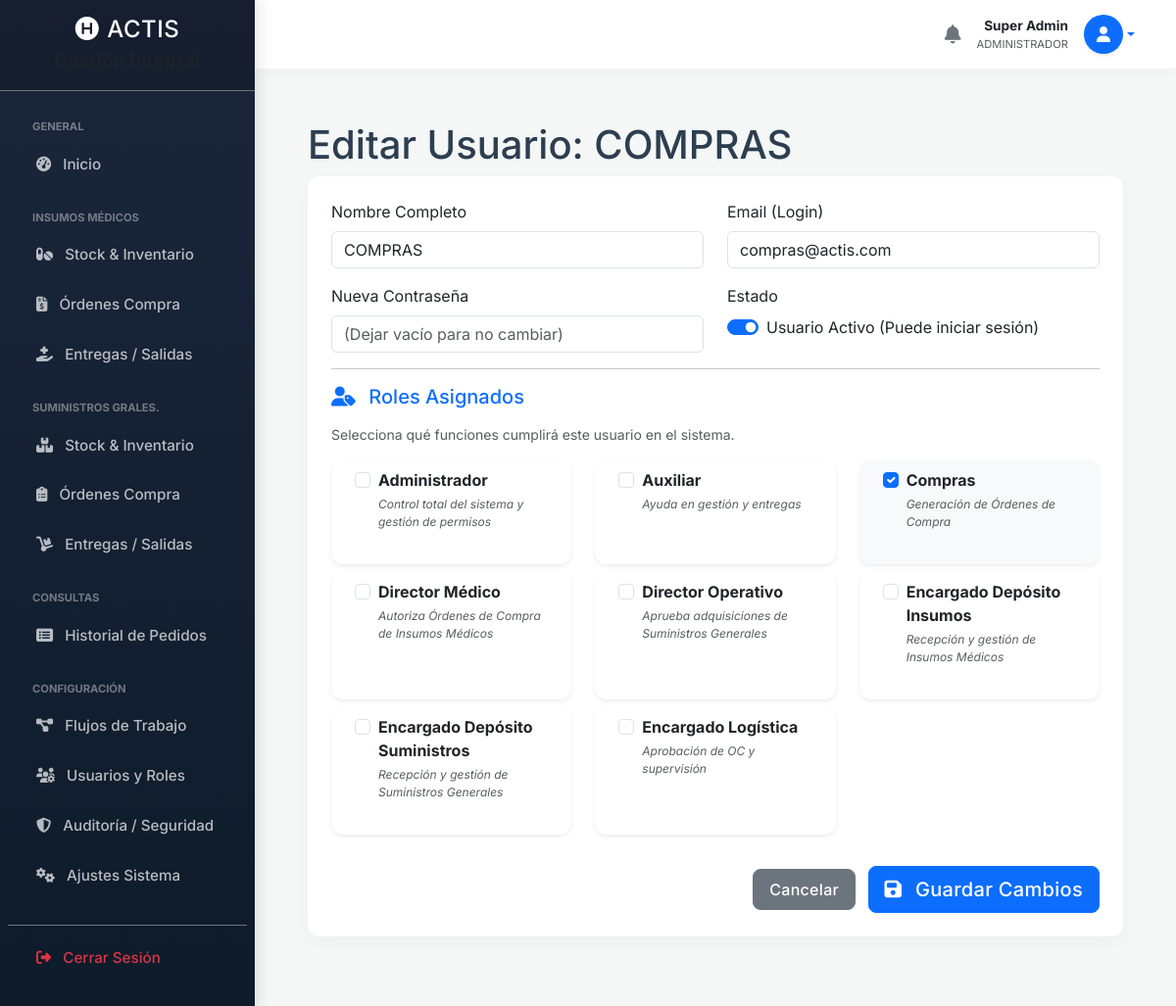
/admin_usuarios_editar.php?id=3 (signed in), run on an earlier commit of the app's database.
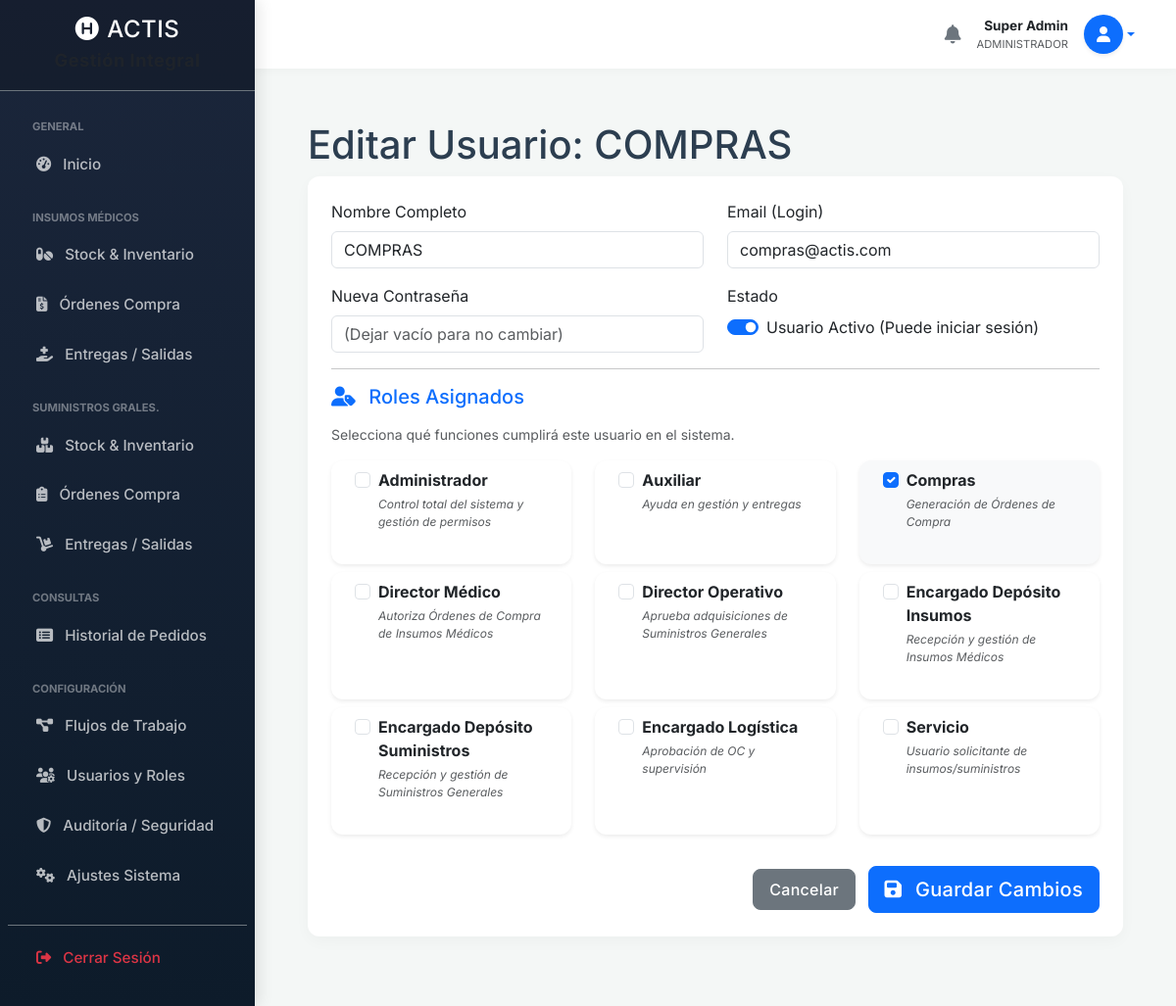
And on a later commit of the database.
### tables this page shows
CREATE TABLE `roles` (
  `id` int(11) NOT NULL,
  `nombre` varchar(50) NOT NULL,
  `descripcion` varchar(255) DEFAULT NULL
);

### admin_usuarios_editar.php (the view, shortened to what this page needs)
<?php
require 'db.php';
$id_user = $_GET['id'];
include 'includes/header.php';
include 'includes/sidebar.php';
include 'includes/navbar.php';
$stmt = $pdo->prepare("SELECT * FROM usuarios WHERE id = :id");
$stmt->execute(['id' => $id_user]);
$usuario = $stmt->fetch();
$lista_roles = $pdo->query("SELECT * FROM roles ORDER BY nombre ASC")->fetchAll();
$stmtMyRoles = $pdo->prepare("SELECT id_rol FROM usuario_roles WHERE id_usuario = :id");
$stmtMyRoles->execute(['id' => $id_user]);
$mis_roles_ids = $stmtMyRoles->fetchAll(PDO::FETCH_COLUMN);
?>
<div class="container-fluid px-4">
    <h1 class="mt-4">Editar Usuario: <?php echo htmlspecialchars($usuario['nombre_completo']); ?></h1>
    <div class="card mb-4 border-primary">
        <div class="card-body">
            <form method="POST">
                <div class="row mb-3">
                    <div class="col-md-6">
                        <label class="form-label">Nombre Completo</label>
                        <input type="text" name="nombre" class="form-control" required value="<?php echo htmlspecialchars($usuario['nombre_completo']); ?>">
                    </div>
                    <div class="col-md-6">
                        <label class="form-label">Email (Login)</label>
                        <input type="email" name="email" class="form-control" required value="<?php echo htmlspecialchars($usuario['email']); ?>">
                    </div>
                </div>
                <div class="row mb-3">
                    <div class="col-md-6">
                        <label class="form-label">Nueva Contraseña</label>
                        <input type="password" name="password" class="form-control" placeholder="(Dejar vacío para no cambiar)">
                    </div>
                    <div class="col-md-6">
                        <label class="form-label">Estado</label>
                        <div class="form-check form-switch">
                            <input class="form-check-input" type="checkbox" name="activo" id="checkActivo" <?php echo ($usuario['activo'] == 1) ? 'checked' : ''; ?>>
                            <label class="form-check-label" for="checkActivo">Usuario Activo (Puede iniciar sesión)</label>
                        </div>
                    </div>
                </div>
                <hr>
                <h5 class="mb-3 text-primary"><i class="fas fa-user-tag me-2"></i> Roles Asignados</h5>
                <p class="text-muted small">Selecciona qué funciones cumplirá este usuario en el sistema.</p>
                <div class="row">
                    <?php foreach ($lista_roles as $rol): ?>
                        <?php $checked = in_array($rol['id'], $mis_roles_ids) ? 'checked' : ''; ?>
                        <div class="col-md-4 mb-2">
                            <div class="card h-100 shadow-sm <?php echo $checked ? 'border-primary bg-light' : ''; ?>">
                                <div class="card-body py-2">
                                    <div class="form-check">
                                        <input class="form-check-input" type="checkbox" name="roles[]" value="<?php echo $rol['id']; ?>" id="rol_<?php echo $rol['id']; ?>" <?php echo $checked; ?>>
                                        <label class="form-check-label fw-bold" for="rol_<?php echo $rol['id']; ?>">
                                            <?php echo htmlspecialchars($rol['nombre']); ?>
                                        </label>
                                        <div class="small text-muted fst-italic mt-1" style="font-size: 0.75rem;">
                                            <?php echo htmlspecialchars($rol['descripcion']); ?>
                                        </div>
                                    </div>
                                </div>
                            </div>
                        </div>
                    <?php endforeach; ?>
                </div>
                <div class="mt-4 text-end">
                    <a href="admin_usuarios.php" class="btn btn-secondary me-2">Cancelar</a>
                    <button type="submit" class="btn btn-primary btn-lg"><i class="fas fa-save me-2"></i> Guardar Cambios</button>
                </div>
            </form>
        </div>
    </div>
</div>
<?php include 'includes/footer.php'; ?>

What changed in the data, as far as the page shows it:
added roles: nombre "Servicio", descripcion "Usuario solicitante de insumos/suministros"
